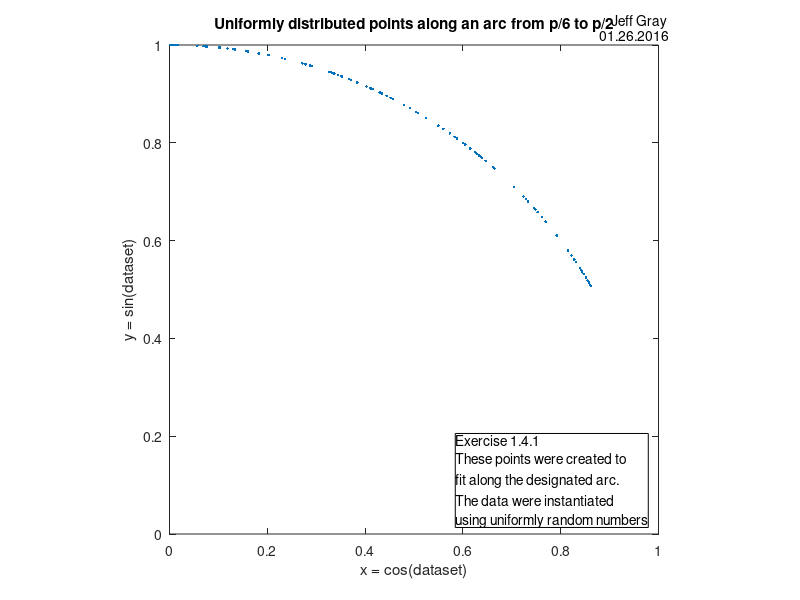

Reproduce this figure in MATLAB.
%   jeff gray
%   01.24.2016
%   nesc5330
%   lab1
%   file: 'arcOne.m'

%   description: code used to plot

function arcOne
rng(9711973);
% create figure
figure1 = figure;

% set up axes
axes1 = axes('Parent',figure1);
xlim(axes1,[0 1]);
ylim(axes1,[0 1]);
box(axes1,'on');
hold(axes1,'on');

dataset = rand(1,100)*pi/3 + pi/6;


% draw plot
plot(cos(dataset), sin(dataset),'Marker','.','LineStyle','none');
axis('square')
axis([0,1,0,1])

% Create text
text('Parent',axes1,'String','Jeff Gray',...
    'Position',[0.904850746268657 1.04850746268657 0]);

% Create text
text('Parent',axes1,'String','01.26.2016',...
    'Position',[0.878731343283582 1.0205223880597 0]);

% Create xlabel
xlabel('x = cos(dataset)','FontSize',11);

% Create ylabel
ylabel('y = sin(dataset)','FontSize',11);

% Create title
title('Uniformly distributed points along an arc from p/6 to p/2',...
    'FontSize',11);

% Create textbox
annotation(figure1,'textbox',...
    [0.569096844396084 0.120882804464532 0.229597381947479 0.144596647590263],...
    'String',{'Exercise 1.4.1','These points were created to','fit along the designated arc.','The data were instantiated','using uniformly random numbers'});

